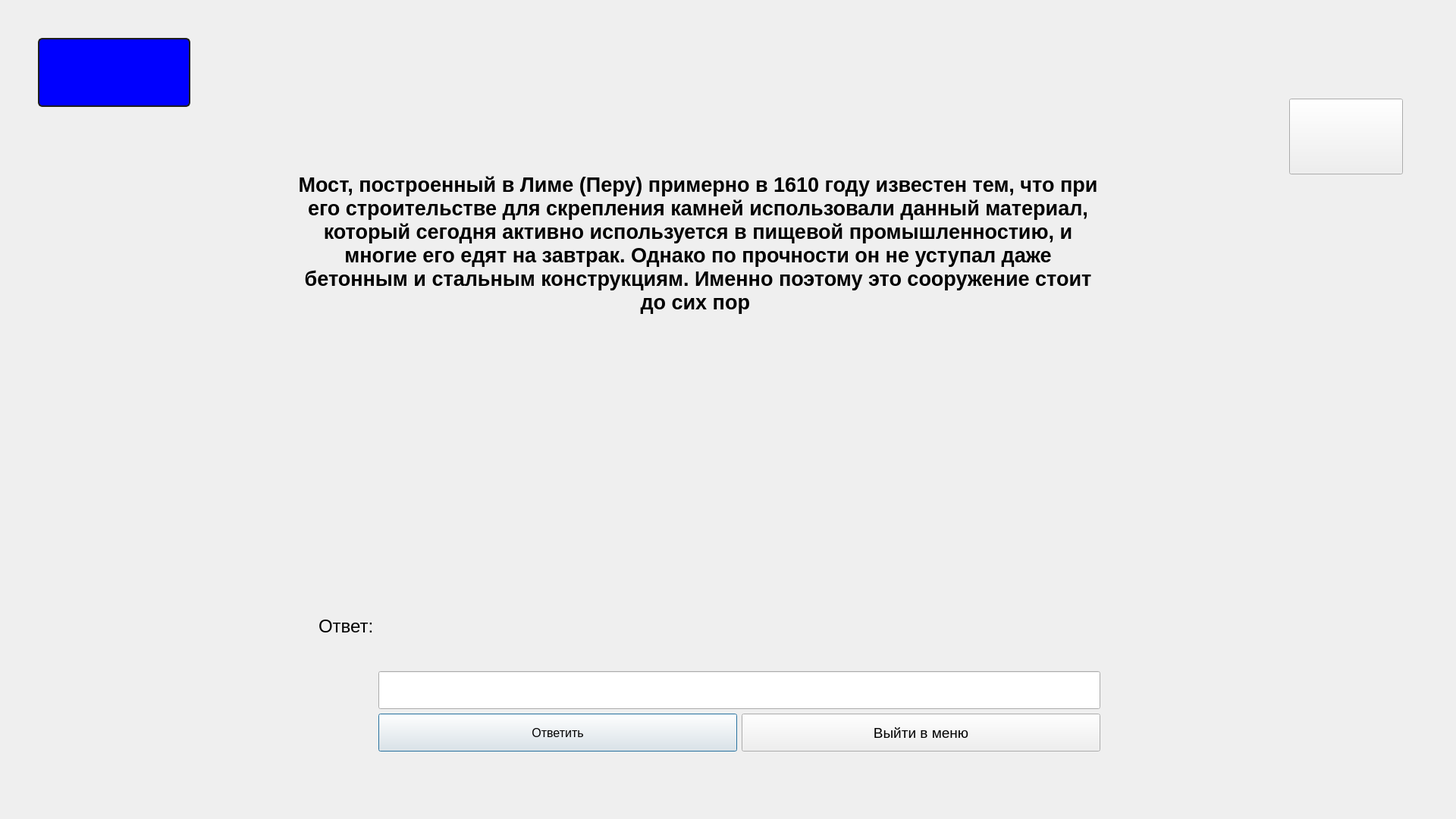
<?xml version="1.0" encoding="UTF-8"?>
<ui version="4.0">
 <class>window123</class>
 <widget class="QDialog" name="window123">
  <property name="geometry">
   <rect>
    <x>0</x>
    <y>0</y>
    <width>1920</width>
    <height>1080</height>
   </rect>
  </property>
  <property name="windowTitle">
   <string>Dialog</string>
  </property>
  <widget class="QLabel" name="label_score">
   <property name="geometry">
    <rect>
     <x>50</x>
     <y>50</y>
     <width>201</width>
     <height>91</height>
    </rect>
   </property>
   <property name="styleSheet">
    <string notr="true">QLabel
{
font-weight: bold;
    color: yellow;
    background-color: blue;
    border-width: 2px;
    border-color: #1e1e1e;
    border-style: solid;
    border-radius: 6;
    padding: 3px;
    font-size: 40px;
    padding-left: 5px;
    padding-right: 5px;
}

QPushButton:pressed
{
    background-color: QLinearGradient( x1: 0, y1: 0, x2: 0, y2: 1, stop: 0 #2d2d2d, stop: 0.1 #2b2b2b, stop: 0.5 #292929, stop: 0.9 #282828, stop: 1 #252525);
}

QPushButton:hover
{
    border: 2px solid QLinearGradient( x1: 0, y1: 0, x2: 0, y2: 1, stop: 0 #ffa02f, stop: 1 #d7801a);
}

QPushButton:focus {
    border-color: yellow;
   outline: none;
}</string>
   </property>
   <property name="text">
    <string/>
   </property>
  </widget>
  <widget class="QStackedWidget" name="stackedWidget">
   <property name="geometry">
    <rect>
     <x>-50</x>
     <y>120</y>
     <width>1920</width>
     <height>1080</height>
    </rect>
   </property>
   <property name="currentIndex">
    <number>0</number>
   </property>
   <widget class="QWidget" name="page">
    <widget class="QLabel" name="label">
     <property name="geometry">
      <rect>
       <x>440</x>
       <y>10</y>
       <width>1061</width>
       <height>381</height>
      </rect>
     </property>
     <property name="font">
      <font>
       <pointsize>20</pointsize>
       <weight>75</weight>
       <bold>true</bold>
      </font>
     </property>
     <property name="text">
      <string>Мост, построенный в Лиме (Перу) примерно в 1610 году известен тем, что при его строительстве для скрепления камней использовали данный материал, который сегодня активно используется в пищевой промышленностию, и многие его едят на завтрак. Однако по прочности он не уступал даже бетонным и стальным конструкциям. Именно поэтому это сооружение стоит до сих пор </string>
     </property>
     <property name="textFormat">
      <enum>Qt::AutoText</enum>
     </property>
     <property name="scaledContents">
      <bool>false</bool>
     </property>
     <property name="alignment">
      <set>Qt::AlignCenter</set>
     </property>
     <property name="wordWrap">
      <bool>true</bool>
     </property>
    </widget>
    <widget class="QWidget" name="layoutWidget">
     <property name="geometry">
      <rect>
       <x>470</x>
       <y>540</y>
       <width>1031</width>
       <height>331</height>
      </rect>
     </property>
     <layout class="QHBoxLayout" name="horizontalLayout_2">
      <item>
       <widget class="QLabel" name="label_4">
        <property name="minimumSize">
         <size>
          <width>0</width>
          <height>100</height>
         </size>
        </property>
        <property name="font">
         <font>
          <pointsize>18</pointsize>
         </font>
        </property>
        <property name="text">
         <string>Ответ:</string>
        </property>
       </widget>
      </item>
      <item>
       <layout class="QVBoxLayout" name="verticalLayout">
        <item>
         <widget class="QLabel" name="label_result">
          <property name="minimumSize">
           <size>
            <width>0</width>
            <height>200</height>
           </size>
          </property>
          <property name="font">
           <font>
            <pointsize>30</pointsize>
            <weight>75</weight>
            <bold>true</bold>
           </font>
          </property>
          <property name="styleSheet">
           <string notr="true"/>
          </property>
          <property name="text">
           <string/>
          </property>
         </widget>
        </item>
        <item>
         <widget class="QLineEdit" name="lineEdit_answer">
          <property name="minimumSize">
           <size>
            <width>0</width>
            <height>50</height>
           </size>
          </property>
          <property name="font">
           <font>
            <pointsize>20</pointsize>
            <weight>75</weight>
            <bold>true</bold>
           </font>
          </property>
          <property name="text">
           <string/>
          </property>
         </widget>
        </item>
        <item>
         <layout class="QHBoxLayout" name="horizontalLayout">
          <item>
           <widget class="QPushButton" name="pushButton_answer">
            <property name="enabled">
             <bool>true</bool>
            </property>
            <property name="minimumSize">
             <size>
              <width>0</width>
              <height>50</height>
             </size>
            </property>
            <property name="font">
             <font>
              <pointsize>12</pointsize>
             </font>
            </property>
            <property name="text">
             <string>Ответить</string>
            </property>
           </widget>
          </item>
          <item>
           <widget class="QPushButton" name="pushButton_11">
            <property name="minimumSize">
             <size>
              <width>0</width>
              <height>50</height>
             </size>
            </property>
            <property name="font">
             <font>
              <pointsize>14</pointsize>
             </font>
            </property>
            <property name="text">
             <string>Выйти в меню</string>
            </property>
           </widget>
          </item>
         </layout>
        </item>
       </layout>
      </item>
     </layout>
    </widget>
    <widget class="QPushButton" name="show_hit">
     <property name="geometry">
      <rect>
       <x>1750</x>
       <y>10</y>
       <width>150</width>
       <height>100</height>
      </rect>
     </property>
     <property name="text">
      <string/>
     </property>
    </widget>
   </widget>
   <widget class="QWidget" name="page_2">
    <widget class="QPushButton" name="close_hit">
     <property name="geometry">
      <rect>
       <x>1750</x>
       <y>10</y>
       <width>150</width>
       <height>100</height>
      </rect>
     </property>
     <property name="text">
      <string/>
     </property>
    </widget>
   </widget>
   <widget class="QWidget" name="page_3"/>
  </widget>
  <widget class="QLabel" name="label_2">
   <property name="geometry">
    <rect>
     <x>0</x>
     <y>0</y>
     <width>1920</width>
     <height>1080</height>
    </rect>
   </property>
   <property name="text">
    <string/>
   </property>
  </widget>
  <zorder>label_2</zorder>
  <zorder>label_score</zorder>
  <zorder>stackedWidget</zorder>
 </widget>
 <resources/>
 <connections/>
</ui>
